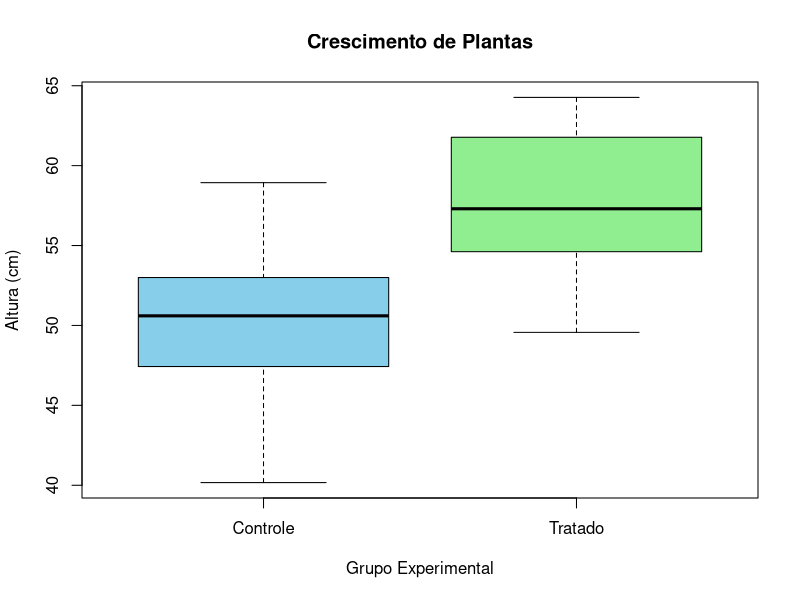

Write R code to recreate this figure.
# --- Teste de Script: Simulação de Dados Genéticos ---

# 1. Criando um conjunto de dados simples
# Vamos simular a altura de plantas (em cm) de dois grupos: Controle e Tratado
set.seed(123) # Garante que os números aleatórios sejam os mesmos sempre
dados <- data.frame(
  grupo = rep(c("Controle", "Tratado"), each = 20),
  altura = c(rnorm(20, mean = 50, sd = 5), rnorm(20, mean = 58, sd = 5))
)

# 2. Visualizando as primeiras linhas do seu "experimento"
head(dados)

# 3. Calculando uma estatística básica (Média por grupo)
aggregate(altura ~ grupo, data = dados, FUN = mean)

# 4. Criando um gráfico de comparação (Boxplot)
boxplot(altura ~ grupo, data = dados,
        main = "Crescimento de Plantas",
        xlab = "Grupo Experimental",
        ylab = "Altura (cm)",
        col = c("skyblue", "lightgreen"))

# 5. Teste Estatístico (Teste t de Student)
# Para ver se a diferença entre os grupos é significativa (p < 0.05)
resultado_teste <- t.test(altura ~ grupo, data = dados)
print(resultado_teste)
